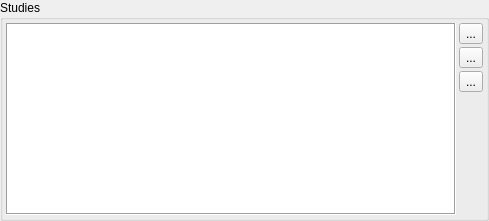
        <widget class="QGroupBox" name="groupBox_6">
         <property name="title">
          <string>Studies</string>
         </property>
         <property name="flat">
          <bool>true</bool>
         </property>
         <layout class="QHBoxLayout" name="horizontalLayout_11">
          <property name="spacing">
           <number>3</number>
          </property>
          <property name="leftMargin">
           <number>3</number>
          </property>
          <property name="topMargin">
           <number>3</number>
          </property>
          <property name="rightMargin">
           <number>3</number>
          </property>
          <property name="bottomMargin">
           <number>3</number>
          </property>
          <item>
           <widget class="DBTableWidget" name="studies">
            <property name="sizePolicy">
             <sizepolicy hsizetype="Expanding" vsizetype="Preferred">
              <horstretch>0</horstretch>
              <verstretch>0</verstretch>
             </sizepolicy>
            </property>
            <property name="minimumSize">
             <size>
              <width>450</width>
              <height>50</height>
             </size>
            </property>
            <property name="maximumSize">
             <size>
              <width>16777215</width>
              <height>16777215</height>
             </size>
            </property>
            <property name="frameShape">
             <enum>QFrame::Box</enum>
            </property>
            <property name="selectionMode">
             <enum>QAbstractItemView::SingleSelection</enum>
            </property>
           </widget>
          </item>
          <item>
           <layout class="QVBoxLayout" name="verticalLayout_8" stretch="0,0,0,0">
            <property name="spacing">
             <number>3</number>
            </property>
            <item>
             <widget class="QToolButton" name="study_edit_btn">
              <property name="toolTip">
               <string>Edit selected study.</string>
              </property>
              <property name="text">
               <string>...</string>
              </property>
              <property name="icon">
               <iconset resource="GSvar.qrc">
                <normaloff>:/Icons/Edit.png</normaloff>:/Icons/Edit.png</iconset>
              </property>
             </widget>
            </item>
            <item>
             <widget class="QToolButton" name="study_add_btn">
              <property name="toolTip">
               <string>Add study.</string>
              </property>
              <property name="text">
               <string>...</string>
              </property>
              <property name="icon">
               <iconset resource="GSvar.qrc">
                <normaloff>:/Icons/Add.png</normaloff>:/Icons/Add.png</iconset>
              </property>
             </widget>
            </item>
            <item>
             <widget class="QToolButton" name="study_delete_btn">
              <property name="toolTip">
               <string>Remove selected study.</string>
              </property>
              <property name="text">
               <string>...</string>
              </property>
              <property name="icon">
               <iconset resource="GSvar.qrc">
                <normaloff>:/Icons/Remove.png</normaloff>:/Icons/Remove.png</iconset>
              </property>
             </widget>
            </item>
            <item>
             <spacer name="verticalSpacer_7">
              <property name="orientation">
               <enum>Qt::Vertical</enum>
              </property>
              <property name="sizeHint" stdset="0">
               <size>
                <width>5</width>
                <height>5</height>
               </size>
              </property>
             </spacer>
            </item>
           </layout>
          </item>
         </layout>
        </widget>
